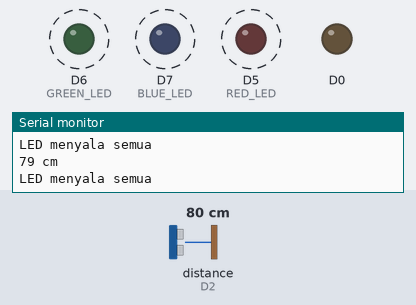
The program below on a simulated ESP8266 (NodeMCU). Shown: output pins drawn as LEDs (lit = HIGH), the last lines printed to the serial monitor. Wiring (inferred from the names in the program): ultrasonic range finder: trigger D3; echo D2. Dashed ring = blinking. The inputs (shaded band) are chosen by the test bench; at power-on: distance to the obstacle (sensor on D2) 80 cm. The echo pulse lasts 58.3 µs per cm; pins used as bus, display or sensor lines are not drawn.

Above: at 2.9 s.
3.0 s: distance to the obstacle (sensor on D2) set to 2 cm
At 4.7 s:
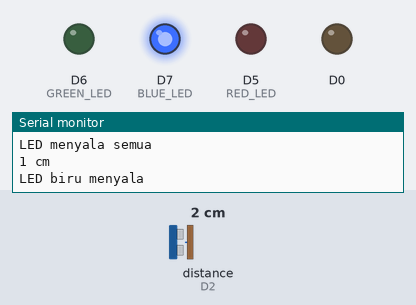
5.8 s: distance to the obstacle (sensor on D2) set to 9 cm
At 6.26 s:
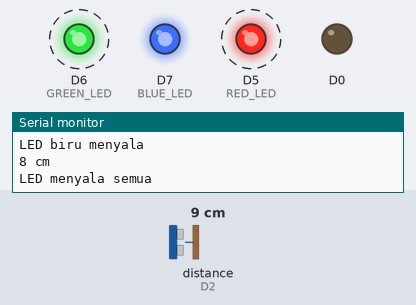
12.0 s: distance to the obstacle (sensor on D2) set to 4 cm
At 13.6 s:
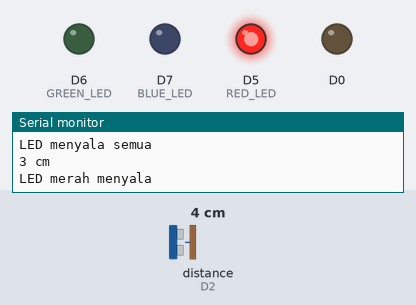
14.8 s: distance to the obstacle (sensor on D2) set to 18 cm
At 16.56 s:
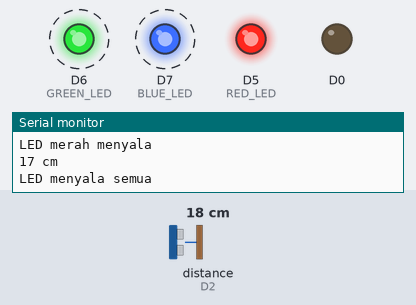
Timing chart, 0 to 22.0 s (numbered marks = the images above; inputs shaded):
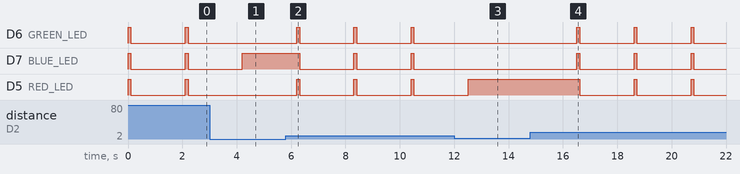

Measured:
- after the input at 3.0 s, D6 (GREEN_LED), D5 (RED_LED): stays LOW (without the input it goes to HIGH after 1.2 s); D7 (BLUE_LED): goes on until 4.2 s, then stays HIGH
- after the input at 5.8 s, D6 (GREEN_LED), D5 (RED_LED): alternates HIGH for 0.10 s and LOW for 2.0 s, starting after 0.41 s; D7 (BLUE_LED): alternates HIGH for 0.10 s and LOW for 2.0 s, starting after 0.51 s
- after the input at 12.0 s, D6 (GREEN_LED), D7 (BLUE_LED): stops changing and stays LOW; D5 (RED_LED): goes on until 12.5 s, then stays HIGH
- after the input at 14.8 s, D6 (GREEN_LED), D7 (BLUE_LED): alternates HIGH for 0.10 s and LOW for 2.0 s, starting after 1.7 s; D5 (RED_LED): alternates HIGH for 0.10 s and LOW for 2.0 s, starting after 1.8 s
- by itself, D6 (GREEN_LED), D7 (BLUE_LED), D5 (RED_LED): alternates HIGH for 0.10 s and LOW for 2.0 s

The program:

main.cpp
```cpp
#include <Arduino.h>
#include <DHT.h>
#define sensorLDR A0
int nilaiSensor;

#define DHTTYPE DHT11
#define RED_LED D5
#define GREEN_LED D6
#define BLUE_LED D7
#define triggerPin D3
#define echoPin D2

DHT dht(D1, DHTTYPE);

void setup() {
  // put your setup code here, to run once:
   Serial.begin (115200);
   pinMode(triggerPin, OUTPUT);
   pinMode(echoPin, INPUT);
  pinMode(RED_LED,OUTPUT);
  pinMode(GREEN_LED,OUTPUT);
  pinMode(BLUE_LED,OUTPUT);
   pinMode(D0, OUTPUT);
}
void loop() {
   long duration, jarak;
   digitalWrite(triggerPin, LOW);
   delayMicroseconds(2);
   digitalWrite(triggerPin, HIGH);
   delayMicroseconds(10);
   digitalWrite(triggerPin, LOW);
   duration = pulseIn(echoPin, HIGH);
   jarak = duration * 0.034 / 2;
   Serial.print(jarak);
   Serial.println(" cm");
   if(jarak == 1){
    digitalWrite(BLUE_LED, HIGH);
    digitalWrite(GREEN_LED, LOW);
    digitalWrite(RED_LED, LOW);
    Serial.println("LED biru menyala");
  }else if(jarak == 2){
    digitalWrite(GREEN_LED, HIGH);
    digitalWrite(RED_LED, LOW);
    digitalWrite(BLUE_LED, LOW);
    Serial.println("LED hijau menyala");
  }else if(jarak == 3){
    digitalWrite(RED_LED, HIGH);
    digitalWrite(GREEN_LED, LOW);
    digitalWrite(BLUE_LED, LOW);
    Serial.println("LED merah menyala");
  }else{
    digitalWrite(RED_LED, HIGH);
    digitalWrite(GREEN_LED, HIGH);
    digitalWrite(BLUE_LED, HIGH);
    Serial.println("LED menyala semua");
    delay(100);
    digitalWrite(GREEN_LED, LOW);
    digitalWrite(BLUE_LED, LOW);
    digitalWrite(RED_LED, LOW);
  }
   delay(2000);
}
```
